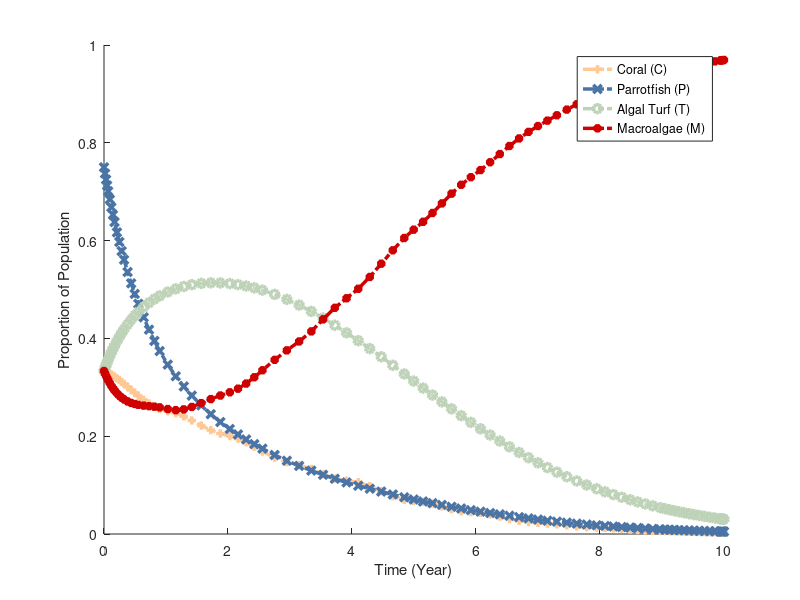

Source code (MATLAB):
% parameter values
mu1 = 0.15; % mortality rate of coral reefs
mu2 = 0.22; % natural death rate of parrotfish
q = 0.47; % intrinsic growth rate for parrotfish
alpha = 1; % %maximum grazing intensity
sigma = 0.01; % rate that parrotfish bite corals
r = 0.1; % rate that coral recruit to overgrow algal turfs
gamma = 0.8; %rate that macroalgae spread vegetative over algal turfs
beta = 0.9; % carrying capacity

a0 = 0.99; % rate that coral is overgrown by macroalgae
h = 0.1; %<----CONTROL VARIABLE FOR GAME THEORY

%grazing intensity 'g'
g = @(P) (alpha*P)/beta;

%sin function of 
a = @(t) abs((a0*(9*sin(pi*t)+1))/(10));

% set up SoDEx
% dC/dt = rTC + sigmaPC - C(aM + mu1)
% dP/dt = qP(1-P/betaC) + kapaP - (h + mu)P #remove kapaP, so  = qP(1-P/betaC) - (h + mu)P
% dT/dt = mu1C + (g(P)M)/(M + T) - (rC + gammaM)T
% dM/dt = aMC + gammaMT - (g(P)M)/(M + T)
%
% C = y(1), P = y(2), T = y(3), M = y(4)
f = @(t,y) [r*y(3)*y(1) + sigma*y(2)*y(1) - y(1)*(a(t)*y(4) + mu1),
            q*y(2)*(1-(y(2)/(beta*y(1)))) - (h+mu2)*y(2), 
            mu1*y(1) + (g(y(2))*y(4))/(y(4)+y(3)) - (r*y(1) + gamma*y(4))*y(3),
            a(t) * y(4)*y(1) + gamma*y(4)*y(3) - (g(y(2))*y(4))/(y(4)+y(3)),
            y(1)+y(3)+y(4)];

C = 1/3;
P = 0.75;
T = 1/3;
M = 1/3;
        
  
% solve with ODE 45
[t,ya] = ode45(f, [0 10], [C, P, T, M, 1]);

% graph
figure
hold on
plot(t, ya(:,1), '+-.', 'Color', '#FFC996', 'Linewidth', 2.5)
plot(t, ya(:,2), 'x-.', 'Color', '#4974A5', 'Linewidth', 2.5)
plot(t, ya(:,3), 'o-.', 'Color', '#BDD2B6', 'Linewidth', 2.5)
plot(t, ya(:,4), '*-.', 'Color', '#CF0000', 'Linewidth', 2.5)
%legend('Coral (C)', 'Algal Turf (T)', 'Macroalgae (M)')
legend('Coral (C)', 'Parrotfish (P)', 'Algal Turf (T)', 'Macroalgae (M)')
xlabel('Time (Year)')
ylabel('Proportion of Population')
